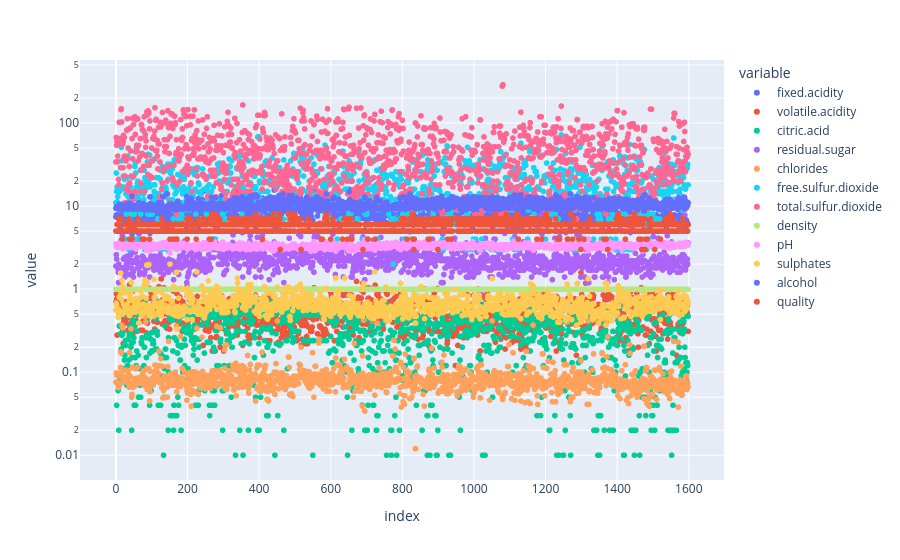

Write notebook code for a chart like this one.
### Markdown cell above
We note that everything is concentrated in a very small area -- lets expand this by converting to a logarithmic scale for better visualization

### Code cell
fig.update_yaxes(type='log')

### Figure 1 — Plotly figure (JSON) as saved in the notebook; plotly's stock layout.template omitted (floating-point values rounded to 4 significant figures; data arrays with more than 128 entries replaced by an {"elided": "..."} marker saying what was removed)
{"data": [{"hovertemplate": "variable=fixed.acidity<br>index=%{x}<br>value=%{y}<extra></extra>", "legendgroup": "fixed.acidity", "marker": {"color": "#636efa", "symbol": "circle"}, "mode": "markers", "name": "fixed.acidity", "showlegend": true, "type": "scattergl", "x": {"elided": "1599 int values"}, "xaxis": "x", "y": {"elided": "1599 float values"}, "yaxis": "y"}, {"hovertemplate": "variable=volatile.acidity<br>index=%{x}<br>value=%{y}<extra></extra>", "legendgroup": "volatile.acidity", "marker": {"color": "#EF553B", "symbol": "circle"}, "mode": "markers", "name": "volatile.acidity", "showlegend": true, "type": "scattergl", "x": {"elided": "1599 int values"}, "xaxis": "x", "y": {"elided": "1599 float values"}, "yaxis": "y"}, {"hovertemplate": "variable=citric.acid<br>index=%{x}<br>value=%{y}<extra></extra>", "legendgroup": "citric.acid", "marker": {"color": "#00cc96", "symbol": "circle"}, "mode": "markers", "name": "citric.acid", "showlegend": true, "type": "scattergl", "x": {"elided": "1599 int values"}, "xaxis": "x", "y": {"elided": "1599 float values"}, "yaxis": "y"}, {"hovertemplate": "variable=residual.sugar<br>index=%{x}<br>value=%{y}<extra></extra>", "legendgroup": "residual.sugar", "marker": {"color": "#ab63fa", "symbol": "circle"}, "mode": "markers", "name": "residual.sugar", "showlegend": true, "type": "scattergl", "x": {"elided": "1599 int values"}, "xaxis": "x", "y": {"elided": "1599 float values"}, "yaxis": "y"}, {"hovertemplate": "variable=chlorides<br>index=%{x}<br>value=%{y}<extra></extra>", "legendgroup": "chlorides", "marker": {"color": "#FFA15A", "symbol": "circle"}, "mode": "markers", "name": "chlorides", "showlegend": true, "type": "scattergl", "x": {"elided": "1599 int values"}, "xaxis": "x", "y": {"elided": "1599 float values"}, "yaxis": "y"}, {"hovertemplate": "variable=free.sulfur.dioxide<br>index=%{x}<br>value=%{y}<extra></extra>", "legendgroup": "free.sulfur.dioxide", "marker": {"color": "#19d3f3", "symbol": "circle"}, "mode": "markers", "name": "free.sulfur.dioxide", "showlegend": true, "type": "scattergl", "x": {"elided": "1599 int values"}, "xaxis": "x", "y": {"elided": "1599 float values"}, "yaxis": "y"}, {"hovertemplate": "variable=total.sulfur.dioxide<br>index=%{x}<br>value=%{y}<extra></extra>", "legendgroup": "total.sulfur.dioxide", "marker": {"color": "#FF6692", "symbol": "circle"}, "mode": "markers", "name": "total.sulfur.dioxide", "showlegend": true, "type": "scattergl", "x": {"elided": "1599 int values"}, "xaxis": "x", "y": {"elided": "1599 float values"}, "yaxis": "y"}, {"hovertemplate": "variable=density<br>index=%{x}<br>value=%{y}<extra></extra>", "legendgroup": "density", "marker": {"color": "#B6E880", "symbol": "circle"}, "mode": "markers", "name": "density", "showlegend": true, "type": "scattergl", "x": {"elided": "1599 int values"}, "xaxis": "x", "y": {"elided": "1599 float values"}, "yaxis": "y"}, {"hovertemplate": "variable=pH<br>index=%{x}<br>value=%{y}<extra></extra>", "legendgroup": "pH", "marker": {"color": "#FF97FF", "symbol": "circle"}, "mode": "markers", "name": "pH", "showlegend": true, "type": "scattergl", "x": {"elided": "1599 int values"}, "xaxis": "x", "y": {"elided": "1599 float values"}, "yaxis": "y"}, {"hovertemplate": "variable=sulphates<br>index=%{x}<br>value=%{y}<extra></extra>", "legendgroup": "sulphates", "marker": {"color": "#FECB52", "symbol": "circle"}, "mode": "markers", "name": "sulphates", "showlegend": true, "type": "scattergl", "x": {"elided": "1599 int values"}, "xaxis": "x", "y": {"elided": "1599 float values"}, "yaxis": "y"}, {"hovertemplate": "variable=alcohol<br>index=%{x}<br>value=%{y}<extra></extra>", "legendgroup": "alcohol", "marker": {"color": "#636efa", "symbol": "circle"}, "mode": "markers", "name": "alcohol", "showlegend": true, "type": "scattergl", "x": {"elided": "1599 int values"}, "xaxis": "x", "y": {"elided": "1599 float values"}, "yaxis": "y"}, {"hovertemplate": "variable=quality<br>index=%{x}<br>value=%{y}<extra></extra>", "legendgroup": "quality", "marker": {"color": "#EF553B", "symbol": "circle"}, "mode": "markers", "name": "quality", "showlegend": true, "type": "scattergl", "x": {"elided": "1599 int values"}, "xaxis": "x", "y": {"elided": "1599 float values"}, "yaxis": "y"}], "layout": {"legend": {"title": {"text": "variable"}, "tracegroupgap": 0}, "margin": {"t": 60}, "xaxis": {"anchor": "y", "domain": [0, 1], "title": {"text": "index"}}, "yaxis": {"anchor": "x", "domain": [0, 1], "title": {"text": "value"}, "type": "log"}}}
